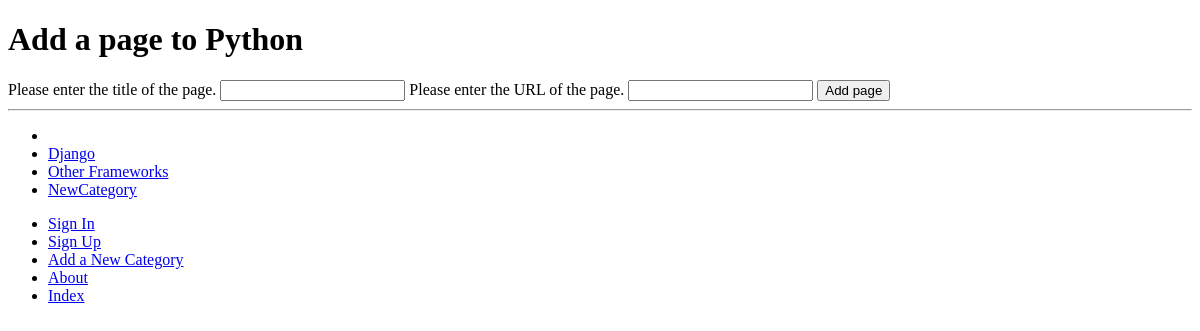
Page /rango/category/python/add_page/ on the earlier database version.
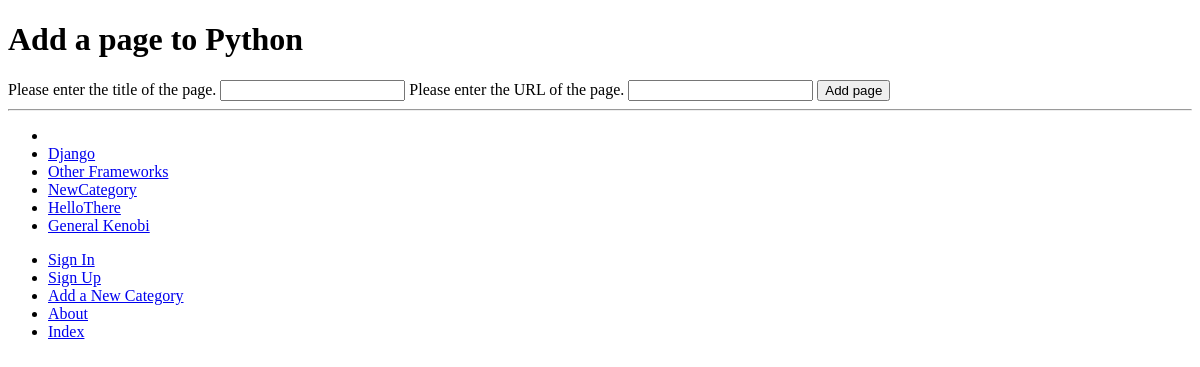
Same page on the later database version.
### rango/models.py (models this page shows, shortened)
class Category(models.Model):
    name = models.CharField(max_length=128, unique=True)
    views = models.IntegerField(default=0)
    likes = models.IntegerField(default=0)
    slug = models.SlugField(unique=True)
    class Meta:
        verbose_name_plural = "Categories"

### rango/views.py (the view, shortened to what this page needs)
# urls.py: url(r'^category/(?P<category_name_slug>[\w\-]+)/add_page/$', views.add_page, name="add_page"),
def add_page(request, category_name_slug):
    try:
        category = Category.objects.get(slug=category_name_slug)
    except Category.DoesNotExist:
        category = None
    form = PageForm()
    context_dict = {
        "form": form,
        "category": category
    }
    return render(request, 'rango/add_page.html', context_dict)

### rango/forms.py (shortened to what this page needs)
class PageForm(forms.ModelForm):
    title = forms.CharField(max_length=128, help_text="Please enter the title of the page.")
    url = forms.URLField(max_length=200, help_text="Please enter the URL of the page.")
    views = forms.IntegerField(widget=forms.HiddenInput(), initial=0)
    class Meta:
        model = Page
        exclude = ('category',)

### rango/templatetags/rango_template_tags.py (called while the page is built)
@register.inclusion_tag('rango/cats.html')
def get_category_list(cat=None):
    return {'cats': Category.objects.all(), 'act_cat': cat}

### templates/rango/add_page.html (shortened to what this page needs)
{% extends 'rango/base.html' %}
{% block body_block %}
    {% if category %}
    <h1>Add a page to {{ category.name }}</h1>
    <div>
        <form id="page_form" method="post" action="{% url 'add_page' category.slug %}">
            {% for field in form.visible_fields %}
                {{ field.help_text }}
                {{ field }}
            {% endfor %}
            <input type="submit" name="submit" value="Add page"/>
        </form>
    {% else %}
        A category by this name does not exist.
    {% endif %}
    </div>
{% endblock %}

### templates/rango/cats.html (shortened to what this page needs)
<ul>
    {% for c in cats %}
        {% if c == act_cat %}
            <li>
            </li>
        {% else %}
            <li>
                <a href="{% url 'show_category' c.slug %}">{{ c.name }}</a>
            </li>
        {% endif %}
    {% endfor %}
</ul>

Differences in the rows shown:
added Category: name "HelloThere"
added Category: name "General Kenobi"
